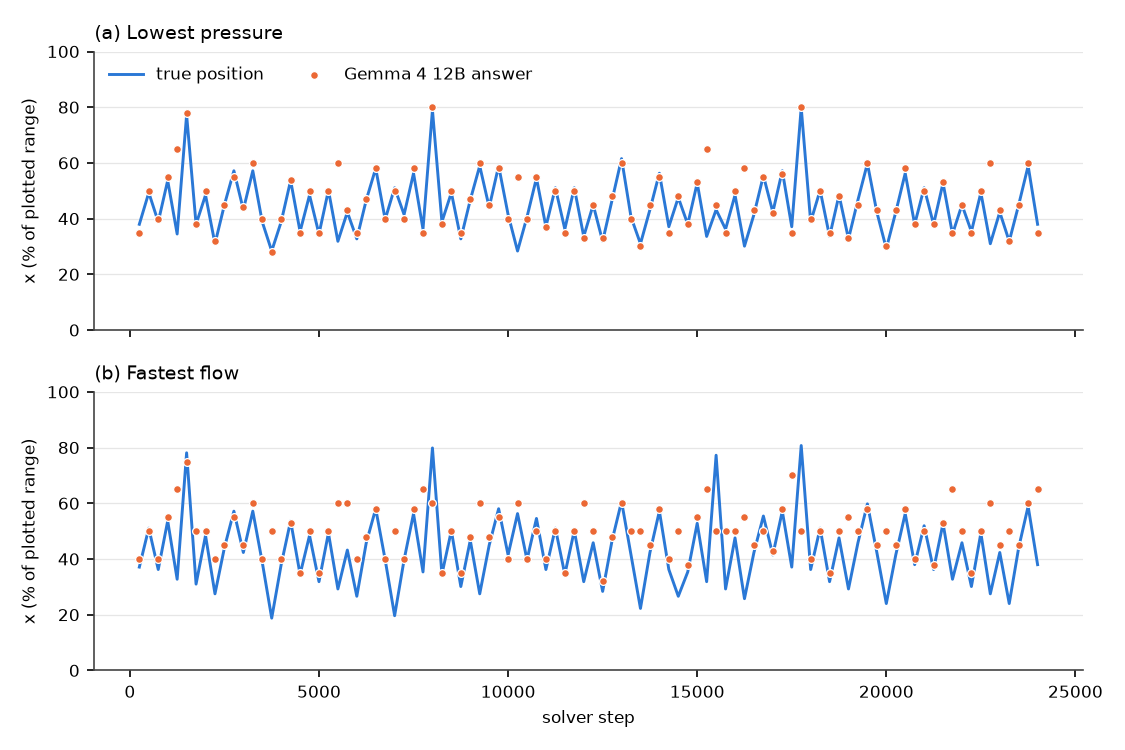

Python code for this plot:
#!/usr/bin/env python3
"""Does the model follow the flow features during the periodic run of 2026-10-27 (Slurm 24903264)?

Run in this folder:  python3 tracking.py [--plot]   (reads periodic-summary.json, writes tracking.json;
--plot also writes tracking.png and needs matplotlib)

For the 96 describe requests (one every 250 steps), per target (fastest flow, lowest pressure):
how far the true position moves over the run, how many answers are within 10 % of the plotted
range, and the Pearson correlation between the answered and the true x (and y) percent over the
run. A constant answer would have an undefined correlation whatever its count.
"""
import json
import statistics as st
import sys
from pathlib import Path

HERE = Path(__file__).resolve().parent
TARGETS = ("fastest_flow", "lowest_pressure")


def pearson(a, b):
    ma, mb = st.fmean(a), st.fmean(b)
    num = sum((x - ma) * (y - mb) for x, y in zip(a, b))
    den = (sum((x - ma) ** 2 for x in a) * sum((y - mb) ** 2 for y in b)) ** 0.5
    return num / den


def main(plot):
    summary = json.loads((HERE / "periodic-summary.json").read_text())
    reqs = [r for r in summary["requests"] if r["status"] == "ok"]
    out = {"requests": len(reqs), "steps": [reqs[0]["step"], reqs[-1]["step"]], "targets": {}}
    for t in TARGETS:
        ans = [r["scores"][t]["answer_percent"] for r in reqs]
        true = [r["scores"][t]["true_percent"] for r in reqs]
        out["targets"][t] = {
            "within_10_percent": sum(r["scores"][t]["within_10_percent"] for r in reqs),
            "one_fixed_answer": summary["one_fixed_answer_for_all"][t],
            "true_x_percent_range": [round(min(p[0] for p in true), 1), round(max(p[0] for p in true), 1)],
            "true_y_percent_range": [round(min(p[1] for p in true), 1), round(max(p[1] for p in true), 1)],
            "pearson_x": round(pearson([a[0] for a in ans], [p[0] for p in true]), 3),
            "pearson_y": round(pearson([a[1] for a in ans], [p[1] for p in true]), 3),
            "median_distance_percent": round(st.median(r["scores"][t]["distance_percent"] for r in reqs), 2),
        }
    (HERE / "tracking.json").write_text(json.dumps(out, indent=1) + "\n")
    print(json.dumps(out, indent=1))
    if plot:
        draw(reqs, out)


def draw(reqs, out):
    import matplotlib
    matplotlib.use("Agg")
    import matplotlib.pyplot as plt
    ink, muted, grid = "#000000", "#444444", "#e6e6e6"
    true_c, ans_c = "#2a78d6", "#eb6834"          # categorical slots 1 and 2
    steps = [r["step"] for r in reqs]
    fig, axes = plt.subplots(2, 1, figsize=(7.5, 5), sharex=True, facecolor="white")
    labels = {"lowest_pressure": "(a) Lowest pressure", "fastest_flow": "(b) Fastest flow"}
    for ax, t in zip(axes, ("lowest_pressure", "fastest_flow")):
        true_x = [r["scores"][t]["true_percent"][0] for r in reqs]
        ans_x = [r["scores"][t]["answer_percent"][0] for r in reqs]
        ax.plot(steps, true_x, color=true_c, lw=1.4, label="true position")
        ax.scatter(steps, ans_x, s=14, color=ans_c, edgecolors="white", linewidths=0.6, zorder=3,
                   label="Gemma 4 12B answer")
        ax.set_title(labels[t], loc="left", fontsize=9, color=ink)
        ax.set_ylabel("x (% of plotted range)", color=ink, fontsize=8)
        ax.set_ylim(0, 100)
        ax.grid(axis="y", color=grid, lw=0.6)
        for s in ("top", "right"):
            ax.spines[s].set_visible(False)
        for s in ("left", "bottom"):
            ax.spines[s].set_color(muted)
        ax.tick_params(colors=ink, labelsize=8)
    axes[0].legend(loc="upper left", frameon=False, fontsize=8, ncol=2)
    axes[1].set_xlabel("solver step", color=ink, fontsize=8)
    fig.tight_layout()
    fig.savefig(HERE / "tracking.png", dpi=150, facecolor="white")


if __name__ == "__main__":
    main("--plot" in sys.argv[1:])
